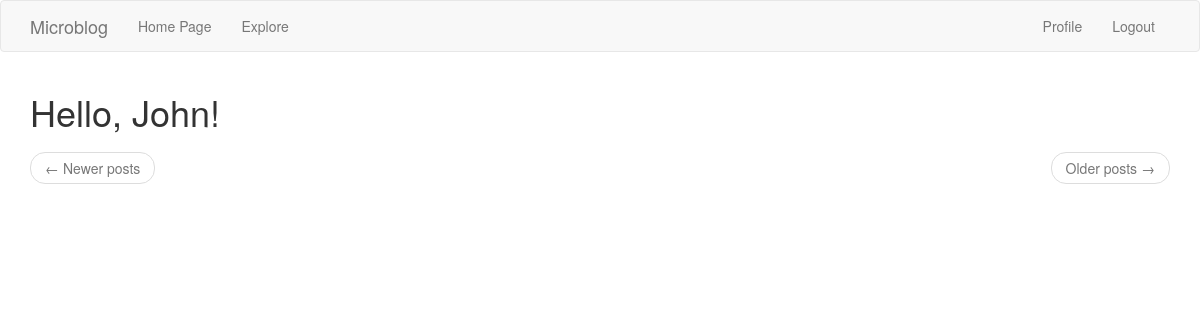
The page /explore (signed in) on the database as committed earlier.
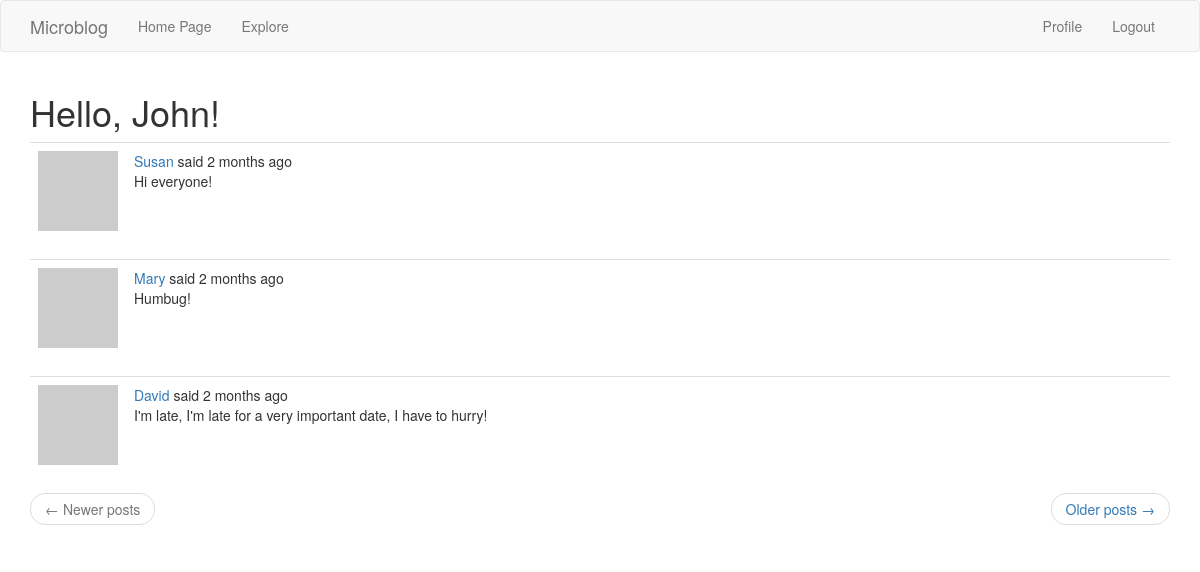
The same page on the database as committed later.
### app/models.py (models this page shows, shortened)
class Post(db.Model):
    id = db.Column(db.Integer, primary_key=True)
    body = db.Column(db.String(140))
    timestamp = db.Column(db.DateTime, index=True, default=datetime.utcnow)
    user_id = db.Column(db.Integer, db.ForeignKey('user.id'))

### app/main/routes.py (the view)
@bp.route("/explore")
@login_required
def explore():
    page = request.args.get("page", 1, type=int)
    posts = Post.query.order_by(Post.timestamp.desc()).paginate(
        page, myApp.config["POSTS_PER_PAGE"], False)
    next_url = url_for("main.explore", page=posts.next_num) \
        if posts.has_next else None
    prev_url = url_for("main.explore", page=posts.prev_num) \
        if posts.has_prev else None
    return render_template("explore.html", title="Explore", posts=posts.items, next_url=next_url, prev_url=prev_url)

### app/main/routes.py (called while the page is built)
@bp.before_request
def before_request():
    if current_user.is_authenticated:
        current_user.last_seen = datetime.utcnow()
        db.session.commit()

### app/models.py (called while the page is built)
@login.user_loader
def load_user(id):
    return User.query.get(int(id))

    def avatar(self, size):
        digest = md5(self.email.lower().encode('utf-8')).hexdigest()
        print('https://www.gravatar.com/avatar/{}?d=identicon&s={}'.format(digest, size))
        return 'https://www.gravatar.com/avatar/{}?d=identicon&s={}'.format(digest, size)

### app/templates/explore.html
{% extends "base.html" %}
{% block app_content %}
    <h1>Hello, {{ current_user.username }}!</h1>
    {% for post in posts %}
        {% include '_post.html' %}
    {% endfor %}
    <nav aria-label="...">
        <ul class="pager">
            <li class="previous{% if not prev_url %} disabled{% endif %}">
                <a href="{{ prev_url or '#' }}">
                    <span aria-hidden="true">&larr;</span> Newer posts
                </a>
            </li>
            <li class="next{% if not next_url %} disabled{% endif %}">
                <a href="{{ next_url or '#' }}">
                    Older posts <span aria-hidden="true">&rarr;</span>
                </a>
            </li>
        </ul>
    </nav>
{% endblock %}

### app/templates/_post.html (shortened to what this page needs)
    <table class="table table-hover">
        <tr>
            <td width="70px">
                <a href="{{ url_for('main.user', username=post.author.username) }}">
                    <img src="{{ post.author.avatar(70) }}" />
                </a>
            </td>
            <td>
                {{ _("%(username)s said %(when)s",
            username=user_link, when=moment(post.timestamp).fromNow()) }}
                <br>
                {{ post.body }}
            </td>
        </tr>
    </table>

Rows that differ between the two databases and show on the page:
added Post: body "Hi everyone!"
added Post: body "Humbug!"
added Post: body "I'm late, I'm late for a very important date, I have to hurry!"
